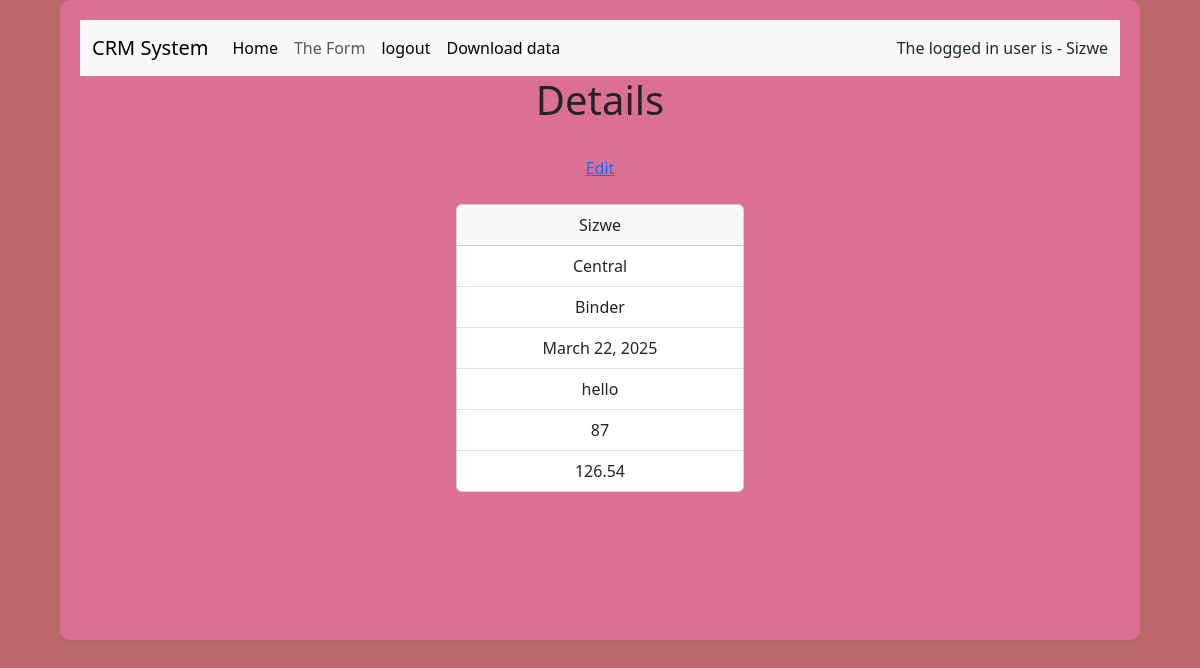
Page /TheDetails/1 (signed in) on the committed database.
### customerAppThree/models.py (models this page shows, shortened)
class CustomerModel(models.Model):
    TheRegion = [
        ('Central','Central'),
        ('East','East'),
        ('West','West'),
    ]
    TheItems = [
        ('Pencil','Pencil'),
        ('Pen','Pen'),
        ('Binder','Binder'),
        ('Desk','Desk'),
        ('Pen Set','Pen Set'),
    ]
    TheDate = models.DateField(auto_now_add=True)
    Created_by = models.ForeignKey(User, on_delete=models.CASCADE, null=False, blank=False)
    Region = models.CharField(choices=TheRegion, max_length=50)
    Rep = models.CharField(max_length=50)
    Items = models.CharField(choices=TheItems, max_length=50)
    Units = models.IntegerField()
    Cost = models.DecimalField(decimal_places=2, max_digits=6)

### customerAppThree/views.py (the view)
# urls.py: path('TheDetails/<int:details_id>', views.TheDetails, name='TheDetails'),
@login_required(login_url='TheLogin')
def TheDetails(request, details_id):
    theDataDetails = CustomerModel.objects.get(pk=details_id)
    return render(request, 'TheDetails.html',
                  {'theDataDetails':theDataDetails})

### template/TheDetails.html
{% extends 'layout.html' %}
{% block content %}
<center>
<h1>Details </h1>
<br>
<a href="{% url 'TheEdit' theDataDetails.id  %}">Edit</a>
<br>
<br>
<div class="card" style="width: 18rem;">
    <div class="card-header">
        {{theDataDetails.Created_by}}<br>
    </div>
    <ul class="list-group list-group-flush">
      <li class="list-group-item">
        {{theDataDetails.Region}}<br>
    </li>
      <li class="list-group-item">
        {{theDataDetails.Items}}<br>
    </li>
      <li class="list-group-item">
        {{theDataDetails.TheDate}}<br>
    </li>
      <li class="list-group-item">
        {{theDataDetails.Rep}}<br>
    </li>
      <li class="list-group-item">
        {{theDataDetails.Units}}<br>
    </li>
      <li class="list-group-item">
        {{theDataDetails.Cost}}<br>
    </li>
    </ul>
  </div>
</center>
{% endblock %}

### template/nav.html (shortened to what this page needs)
<nav class="navbar navbar-expand-lg bg-body-tertiary">
    <div class="container-fluid">
      <a class="navbar-brand" href="{% url 'home' %}">CRM System</a>
      <div class="collapse navbar-collapse" id="navbarSupportedContent">
        <ul class="navbar-nav me-auto mb-2 mb-lg-0">
          <li class="nav-item">
            <a class="nav-link active" aria-current="page" href="{% url 'home' %}">Home</a>
          </li>
          <li class="nav-item">
            <a class="nav-link" href="{% url 'Theform' %}">The Form</a>
          </li>
          <li class="nav-item">
            <a class="nav-link active" aria-current="page" href="{% url 'TheLogOut' %}">logout</a>
          </li>
          <li class="nav-item">
            <a class="nav-link active" aria-current="page" href="{% url 'TheDownload' %}">Download data</a>
          </li>
        </ul>
      </div>
      The logged in user is - {{request.user}}
    </div>
  </nav>

### static/styles/styles.css (style rules this page uses)
body { background-color: rgb(189, 106, 106); }

### template/layout.html (style rules this page uses)
body { background-color: rgb(189, 106, 106); }

### rows in the picture
CustomerModel: Created_by "Sizwe", Region "Central", Items "Binder", TheDate "March 22, 2025", Rep "hello", Units "87", Cost "126.54"

### other values in the picture
{{ request.user }} "Sizwe"
